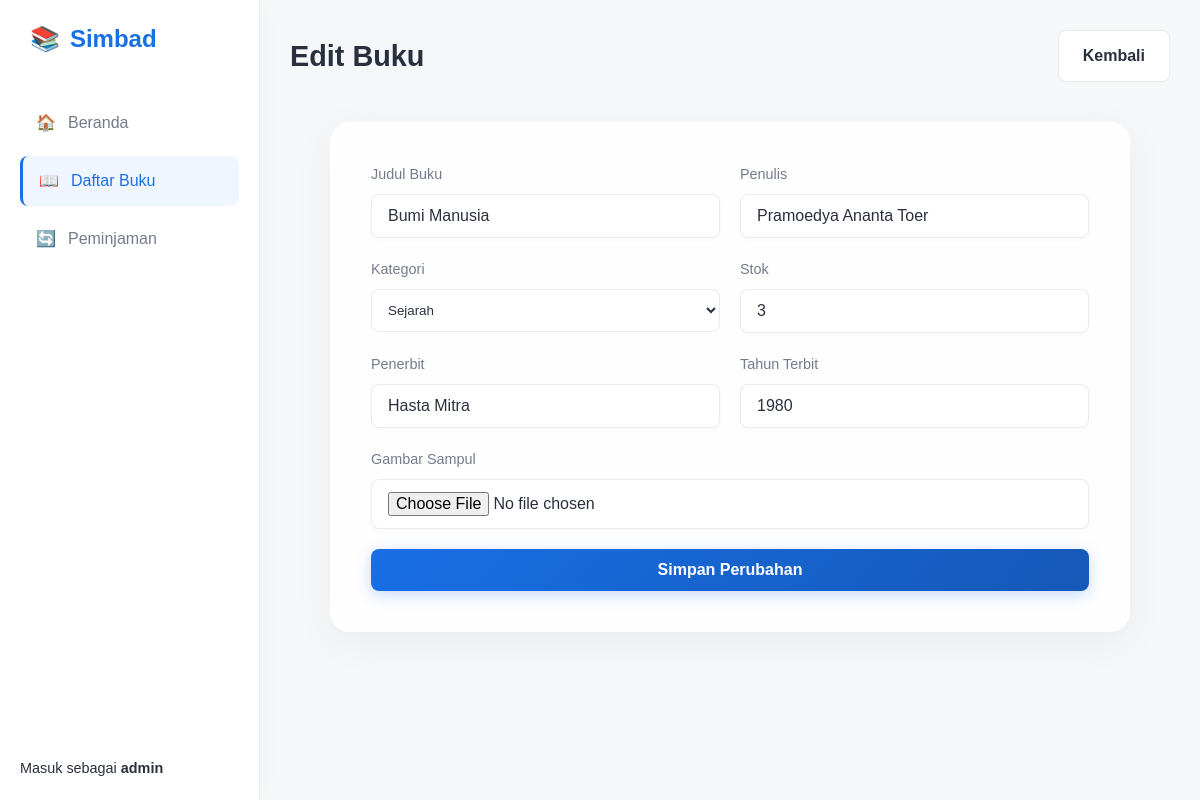
Screenshot of /book_form.php?id=2 (signed in) with the database file from the repository.
### tables this page shows
CREATE TABLE `buku` (
  `id` int(11) NOT NULL AUTO_INCREMENT,
  `judul` varchar(255) NOT NULL,
  `penulis` varchar(100) NOT NULL,
  `penerbit` varchar(100) DEFAULT NULL,
  `tahun_terbit` year(4) DEFAULT NULL,
  `kategori_id` int(11) NOT NULL,
  `stok` int(11) NOT NULL DEFAULT 0,
  `gambar_sampul` varchar(255) DEFAULT NULL,
  `dibuat_pada` timestamp DEFAULT CURRENT_TIMESTAMP,
  PRIMARY KEY (`id`),
  KEY `kategori_id` (`kategori_id`),
  CONSTRAINT `fk_buku_kategori` FOREIGN KEY (`kategori_id`) REFERENCES `kategori` (`id`) ON DELETE CASCADE
);

CREATE TABLE `kategori` (
  `id` int(11) NOT NULL AUTO_INCREMENT,
  `nama_kategori` varchar(100) NOT NULL,
  PRIMARY KEY (`id`)
);

### book_form.php (the view, shortened to what this page needs)
<?php
require_once 'config/config.php';
$id = $_GET['id'] ?? null;
$book = null;
$categories = $pdo->query("SELECT * FROM kategori")->fetchAll();
if ($id) {
    $stmt = $pdo->prepare("SELECT * FROM buku WHERE id = ?");
    $stmt->execute([$id]);
    $book = $stmt->fetch();
}
?>
<!DOCTYPE html>
<html lang="id">
<head>
    <link rel="stylesheet" href="assets/css/style.css">
</head>
<body>
    <div class="dashboard-grid">
        <?php include 'includes/sidebar.php'; ?>
        <main class="main-content">
            <div class="top-bar">
                <h1 class="page-title"><?php echo $id ? 'Edit' : 'Tambah'; ?> Buku</h1>
                <a href="books.php" class="btn" style="background: white; border: 1px solid var(--glass-border); color: var(--text-main);">Kembali</a>
            </div>
            <div class="auth-card" style="max-width: 800px; margin: 0 auto; width: 100%;">
                <form method="POST" enctype="multipart/form-data">
                    <div style="display: grid; grid-template-columns: 1fr 1fr; gap: 20px;">
                        <div class="form-group">
                            <label>Judul Buku</label>
                            <input type="text" name="title" value="<?php echo htmlspecialchars($book['judul'] ?? ''); ?>" required>
                        </div>
                        <div class="form-group">
                            <label>Penulis</label>
                            <input type="text" name="author" value="<?php echo htmlspecialchars($book['penulis'] ?? ''); ?>" required>
                        </div>
                    </div>
                    <div style="display: grid; grid-template-columns: 1fr 1fr; gap: 20px;">
                        <div class="form-group">
                            <label>Kategori</label>
                            <select name="category_id" style="width: 100%; padding: 12px; background: white; border: 1px solid var(--glass-border); color: var(--text-main); border-radius: 8px;">
                                <?php foreach($categories as $cat): ?>
                                    <option value="<?php echo $cat['id']; ?>" <?php echo ($book && $book['kategori_id'] == $cat['id']) ? 'selected' : ''; ?>>
                                        <?php echo htmlspecialchars($cat['nama_kategori']); ?>
                                    </option>
                                <?php endforeach; ?>
                            </select>
                        </div>
                        <div class="form-group">
                            <label>Stok</label>
                            <input type="number" name="stock" value="<?php echo htmlspecialchars($book['stok'] ?? '0'); ?>" required>
                        </div>
                    </div>
                    <div style="display: grid; grid-template-columns: 1fr 1fr; gap: 20px;">
                         <div class="form-group">
                            <label>Penerbit</label>
                            <input type="text" name="publisher" value="<?php echo htmlspecialchars($book['penerbit'] ?? ''); ?>">
                        </div>
                        <div class="form-group">
                             <label>Tahun Terbit</label>
                            <input type="number" name="year" value="<?php echo htmlspecialchars($book['tahun_terbit'] ?? ''); ?>">
                        </div>
                    </div>
                    <div class="form-group">
                        <label>Gambar Sampul</label>
                        <input type="file" name="cover_image">
                    </div>
                    <button type="submit" class="btn btn-primary btn-block">
                        <?php echo $id ? 'Simpan Perubahan' : 'Simpan Buku'; ?>
                    </button>
                </form>
            </div>
        </main>
    </div>
</body>
</html>

### assets/css/style.css (style rules this page uses)
:root { --primary: 215, 80%, 50%; --primary-dark: 215, 80%, 40%; --secondary: 170, 70%, 45%; --accent: 340, 70%, 55%; --bg-dark: 220, 20%, 97%; --bg-card: 0, 0%, 100%; --text-main: 220, 20%, 20%; --text-muted: 220, 10%, 50%; --glass-bg: rgba(255, 255, 255, 0.85); --glass-border: rgba(0, 0, 0, 0.08); --error: 0, 70%, 55%; --success: 140, 60%, 45%; --radius-sm: 8px; --radius-md: 12px; --radius-lg: 20px; }
* { margin: 0; padding: 0; box-sizing: border-box; font-family: 'Outfit', sans-serif; }
body { background-color: hsl(var(--bg-dark)); color: hsl(var(--text-main)); line-height: 1.6; overflow-x: hidden; }
.auth-card { background: var(--glass-bg); backdrop-filter: blur(12px); border: 1px solid white; padding: 40px; border-radius: var(--radius-lg); box-shadow: 0 10px 40px rgba(0, 0, 0, 0.05); }
.form-group { margin-bottom: 20px; }
.form-group label { display: block; margin-bottom: 8px; font-size: 0.9rem; color: hsl(var(--text-muted)); font-weight: 500; }
.form-group input { width: 100%; padding: 12px 16px; background: white; border: 1px solid var(--glass-border); border-radius: var(--radius-sm); color: var(--text-main); font-size: 1rem; transition: all 0.3s ease; box-shadow: 0 2px 5px rgba(0, 0, 0, 0.02); }
.btn { padding: 12px 24px; border: none; border-radius: var(--radius-sm); font-size: 1rem; font-weight: 600; cursor: pointer; transition: all 0.3s ease; display: inline-flex; align-items: center; justify-content: center; text-decoration: none; }
.btn-block { width: 100%; }
.btn-primary { background: linear-gradient(135deg, hsl(var(--primary)), hsl(var(--primary-dark))); color: white; box-shadow: 0 4px 15px rgba(66, 135, 245, 0.3); }
.dashboard-grid { display: grid; grid-template-columns: 260px 1fr; min-height: 100vh; }
.main-content { padding: 30px; overflow-y: auto; }
.top-bar { display: flex; justify-content: space-between; align-items: center; margin-bottom: 40px; }
.page-title { font-size: 1.8rem; font-weight: 700; color: var(--text-main); }

### rows the page displays
buku: title "Bumi Manusia", author "Pramoedya Ananta Toer", category_id "Sejarah", stock "3", publisher "Hasta Mitra", year "1980"

### other values shown
$_SESSION['username'] "admin"
